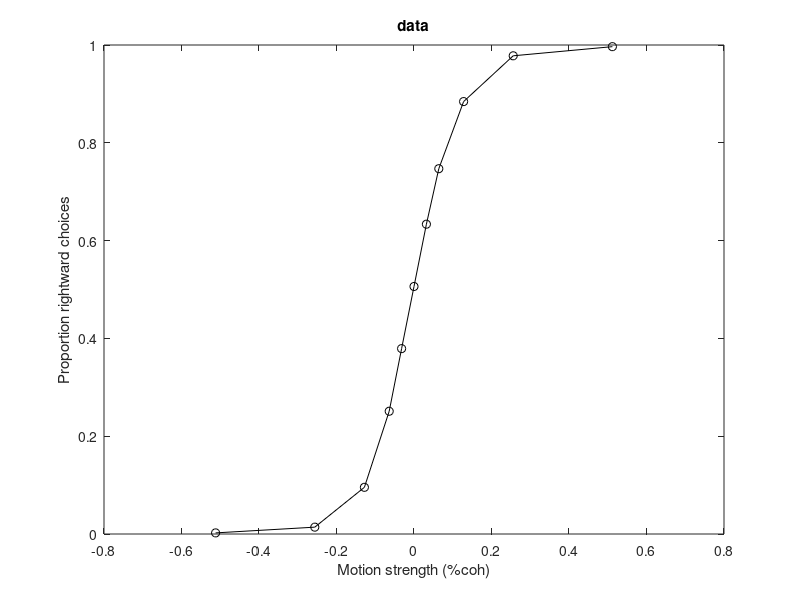

Recreate this plot in MATLAB. (Note: this script raises an error after producing the figure.)
% Tutorial on behavioral data analysis/modeling
% CRF : Hopkins-Janelia Bootcamp 2023


cd /Users/chris/Documents/Teaching/Bootcamp



%%  1.1 - load and plot some real monkey data

clear; close all
load dots_data

% 'data' is a struct with fields:
% direction : motion direction of the stimulus, 0/180 = right/left
% coherence : motion coherence (proportion of dots moving in the assigned dir)
% scoh : 'signed' coherence, where positive = rightward
% choice : animal's choice, 1=right, 0=left
% RT : reaction time, in seconds
% correct : 1=correct, 0=error

% create indexing (looping) variable
cohs = unique(data.scoh)

% preallocate 
pRight = nan(length(cohs),1);
n = nan(length(cohs),1);
for c = 1:length(cohs) % loop over signed coherence
    I = data.scoh==cohs(c); % find trials with w this particular coh
    n(c) = sum(I); % how many?
    pRight(c) = sum(I & data.choice==1) / n(c); % proportion of those trials where the choice was "right"
end
% % normally we'd want error bars, so here's the formula for standard error
% % of a proportion (derivation left as an exercise for the reader :)
% pRightSE = sqrt( (pRight.*(1-pRight)) ./ n );
% % but it's so tiny with this many trials, we can ignore it for now

figure; plot(cohs,pRight,'ko-');
title('data');
xlabel('Motion strength (%coh)');
ylabel('Proportion rightward choices');
changeAxesFontSize(gca,15,15);



%%  1.2 - descriptive model: logistic regression

% a first step is to quantify how the outcome, or dependent, variable
% (choice) varies as a function of the independent variable (coherence)

% For most outcome variables it is fine to use linear regression: y = mx+b!
% But proportions/probabilities are bounded at 0 and 1, so we use
% logistic regression: log(P/(1-P)) = mx+b
% or more commonly, logit(P) = beta0 + beta1*x + ...

% logit is a synonym for log odds,
% odds is P/(1-P) (often used in betting, eg "4 to 1 odds" = 0.8 or 80% probability)
% so logit(P) = log(P/(1-P))

% The inverse of the logit function is the logistic function: 
% P = 1 / (1 + exp(-(beta_0 + beta1*x)))
% So you often see it written this way. This is how you'd actually
% calculate the probabilities given the beta terms.

% The simplest logistic regression model for a choice function (or 
% 'psychometric' function) has two parameters (betas):
% a slope and a bias (equiv to slope and intercept for linear reg)

% The slope term is just a constant multiplied by a single independent
% variable (here, coh), but you can build a logistic model with any number
% of explanatory variables, and their (nonlinear) interactions. It is a
% very flexible and powerful tool, part of a larger family of *generalized
% linear models* (GLMs) which you will likely learn more about later.

% (On your own you can check out any number of video tutorials online)


%%  1.3 - likelihood and binomial probability

% The best-fitting model is the one that maximizes the *likelihood* of the
% data given the model parameters

% Likelihood, P(data | model), is often calculated by assuming a particular
% parametric form of the probability distribution.

% Since our outcome variable is binary, the relevant distribution is the
% binomial distribution -- and if we are treating each trial as an
% independent event, we use the special case of the binomial dist for n=1,
% known as the Bernoulli distribution.

% For any a particular value of the slope and bias terms, the logistic
% model specifies the probability of a rightward choice (y) given a
% coherence (x).

% Using this model-based probability (P), the Likelihood of
% each trial is simply P if the choice was rightward (1), or 1-P if the
% choice was leftward (0).

% Let's make an initial guess for the parameters and calculate the
% single-trial likelihoods:
beta_0 = 0; % assume no bias
beta1 = 10; % random-ish guess
pR = nan(length(cohs),1);
for c = 1:length(cohs) % loop over signed coherence
    B = beta_0 + beta1*cohs(c);
    pR(c) = logistic(B);
end
figure; plot(cohs,pR,'ms-'); title('guess')
xlabel('Motion strength (%coh)');
ylabel('Proportion rightward choices');
changeAxesFontSize(gca,15,15);
% good enough!


% calculate Likelihoods
pR_model = nan(length(data.choice),1);
Lik = nan(length(data.choice),1);
for t = 1:length(data.choice) % loop over trials
    cohInd = data.scoh(t)==cohs;
    pR_model(t) = pR(cohInd);
    if data.choice(t)==1
        Lik(t) = pR_model(t);
    else
        Lik(t) = 1-pR_model(t);
    end
end
% (offline coding exercise: do this without a FOR loop)



%%
% a snapshot of what we've done:
['    scoh       choice      pR_model     Likelihood']
[data.scoh(1:10) data.choice(1:10) pR_model(1:10) Lik(1:10)]
% (in partuclar compare rows 3+4 vs. 5)


% The full likelihood for the  dataset would be the product of all the
% individual likelihoods (joint probability). This calculation is made much
% simpler if we take the log-likelihood. Then we can just sum them up, 
% because log turns products into sums.


%%  1.4 - optimization

% Now that we know how to calculate the Likelihood, we could write an
% optimization function that iteratively searches over values of slope
% and bias until the Likelihood is maximal -- this is the best-fitting
% model

% Fortunately Matlab has done that for us in a very simple package, one
% that can be used for much more complicated models than just the
% 2-parameter logistic so it is worth knowing. It's called glmfit.

X = data.scoh; 
y = data.choice;
    % NOTE that we are not fitting the proportions, we are fitting
    % individual trials! This is more powerful and accurate.
[Beta, ~, stats] = glmfit(X, y, 'binomial');
% (for afficionados: glmfit automatically includes a 'column of zeroes'
% in the design matrix X, to estimate the bias term)


Beta
% Beta is a two-vector with [beta0, beta1] or [bias, slope]
% Notice the bias is almost zero. The slope is in units that are not
% intuitive, because remember it's logit(P) = slope*x + bias
% but it's still true that the higher the number the steeper the slope

%%

% to plot our best fitting model vs. the data points, can use glmval to
% give the model-based probability of rightward given the params:

figure; set(gcf,'Color',[1 1 1],'Position',[300 500 1000 450]);
title('logistic fit')
yVals = glmval(Beta,cohs,'logit');
subplot(1,2,1); plot(cohs,pRight,'ko');
hold on; plot(cohs,yVals,'r*');
xlabel('Motion strength (%coh)');
ylabel('Proportion rightward choices');
changeAxesFontSize(gca,15,15);

% even better, when you have a model you can generate smooth curves by
% interpolating your X values:
cohsInterp = cohs(1):0.001:cohs(end);
yVals = glmval(Beta,cohsInterp,'logit');
subplot(1,2,2); plot(cohs,pRight,'ko');
hold on; plot(cohsInterp,yVals,'r-');
xlabel('Motion strength (%coh)');
ylabel('Proportion rightward choices');
changeAxesFontSize(gca,15,15);



%%  1.5 - sidebar: comparing accuracy alone can be misleading

clearvars -except cohs
close all
clc

ntrials = 50000;

% errors can occur because of bias, or because of signal-to-noise
% (sensitivity, measured by the slope)

% simulate some data with large slope but also large bias
Beta2 = [2.5 18]';
scoh = nan(ntrials,1);
choice = nan(ntrials,1);
for t = 1:ntrials
    scoh(t) = randsample(cohs,1,'true');
    P = glmval(Beta2,scoh(t),'logit');
    choice(t) = binornd(1,P);
end
correct = zeros(ntrials,1);
correct(scoh>0 & choice==1) = 1;
correct(scoh<0 & choice==0) = 1;
correct(scoh==0) = randn>0;
pctCorr1 = sum(correct)/ntrials

% plot
pRight1 = nan(length(cohs),1);
n = nan(length(cohs),1);
for c = 1:length(cohs)
    I = scoh==cohs(c);
    n(c) = sum(I);
    pRight1(c) = sum(I & choice==1) / n(c);
end
figure(5); clf;
plot(cohs,pRight1(:,1),'ko-');
xlabel('Motion strength (%coh)');
ylabel('Proportion rightward choices');
changeAxesFontSize(gca,15,15);



% now simulate unbiased choices but with lower slope (less sensitivity)
Beta2 = [0 8]';
scoh = nan(ntrials,1);
choice = nan(ntrials,1);
for t = 1:ntrials
    scoh(t) = randsample(cohs,1,'true');
    P = glmval(Beta2,scoh(t),'logit');
    choice(t) = binornd(1,P);
end
correct = zeros(ntrials,1);
correct(scoh>0 & choice==1) = 1;
correct(scoh<0 & choice==0) = 1;
correct(scoh==0) = randn>0;
pctCorr2 = sum(correct)/ntrials

% plot
pRight2 = nan(length(cohs),1);
n = nan(length(cohs),1);
for c = 1:length(cohs)
    I = scoh==cohs(c); 
    n(c) = sum(I);
    pRight2(c) = sum(I & choice==1) / n(c);
end
figure(5); hold on; plot(cohs,pRight2(:,1),'bs-');
changeAxesFontSize(gca,15,15);


% accuracy (percent correct) will be about the same, but clearly this
% does not tell the whole story



%% signal-detection theory (SDT)

clear scoh
ntrials = 50000;

% Our logistic model is nice but merely descriptive. It describes average
% behavior over ensembles of trials (a given set of independent variables),
% but we want to know how the brain makes a decision on a single trial.
% For this we need a mechanistic or 'process' model.

% (Sometimes this is described is a 'generative' model, but that term is
% used differently in some areas of research)

% In SDT, a stimulus is said to give rise to a noisy 'observation' or
% measurement (in the brain). You can think of it as something like the
% number of spikes in a population of neurons over a given time interval.
% (This makes most sense for detecting a faint signal embedded in noise;
% in the case of discriminating or categorizing stimuli (eg Left/Right)
% it's better to think of the observation as the difference in spike counts 
% between two populations, one selective for Right and the other for Left)

% The observation is thus a random variable with some distribution. Let's
% assume Gaussian, with mean proportional to the stimulus strength (coh).
% For simplicity we'll assume the standard deviation is a constant

k = 8; % proportionality constant converting coh to the mean of the signal distribution
sigma = 1; % s.d. of the signal distribution 
scoh = nan(ntrials,1);
obs = nan(ntrials,1);
choice = nan(ntrials,1);
for t = 1:ntrials
    scoh(t) = randsample(cohs,1,'true');
    mu = k*scoh(t);
    obs(t) = normrnd(mu, sigma);
    
    % SDT also involves a criterion:
    % if the obs is greater than the criterion you make a certain choice.
    % because coherence is signed, the obvious criterion is simply zero; if 
    % greater than zero, choose Right, else choose Left
    if obs(t)>0
        choice(t)=1;
    else
        choice(t)=0;
    end
end
pRight = nan(length(cohs),1);
n = nan(length(cohs),1);
for c = 1:length(cohs)
    I = scoh==cohs(c);
    n(c) = sum(I);
    pRight(c) = sum(I & choice==1) / n(c);
end
figure(6); clf;
plot(cohs,pRight,'go-');
xlabel('Motion strength (%coh)');
ylabel('Proportion rightward choices');
title('simulated data: SDT');
changeAxesFontSize(gca,15,15);


% For today we'll stop at stimulation, but this model could be fit to data
% and used to generate hypotheses about the neural basis of signal, noise,
% and criterion. 

% So although it still seems rather abstract, SDT was among the first
% generative/process models for perception that could be  translated into a
% so-called 'linking hypothesis'; this was arguably the genesis of
% (sensory) systems neuroscience

% (BACK TO SLIDES)





%% what if we want to explain more than just the choice?

% Often we measure some other aspect of behavior and ask whether it arises 
% from the same process in the brain. If so, our process model should be
% able to explain both variables. A good example is choice + response time. 

clear; close all
load dots_data

cohs = unique(data.scoh);
pRight = nan(length(cohs),1);
meanRT = nan(length(cohs),1);
n = nan(length(cohs),1);
for c = 1:length(cohs) % loop over signed coherence
    I = data.scoh==cohs(c); % find trials with w this particular coh
    n(c) = sum(I); % how many?
    pRight(c) = sum(I & data.choice==1) / n(c); % proportion of those trials where the choice was "right"
    meanRT(c) = mean(data.RT(I));
    % % again we should always consider (and plot) error/dispersion in data
    % % (standard errors or confidence intervals), which for RT would be:
    % RTse(c) = std(data.RT(I))/sqrt(n(c)); ...
    % % but we'll ignore it for this exercise
end

figure; set(gcf,'Color',[1 1 1],'Position',[300 500 450 600]);
title('data: choice + RT');

subplot(2,1,1); plot(cohs,pRight,'bo-');
xlabel('Motion strength (%coh)'); ylabel('Proportion rightward choices');
changeAxesFontSize(gca,15,15);

subplot(2,1,2); plot(cohs,meanRT(:,1),'ro-');
xlabel('Motion strength (%coh)'); ylabel('Reaction time (ms)');
changeAxesFontSize(gca,15,15);

%% what kind of process can explain choice + RT?

% SDT has no explicit time dimension and thus cannot explain RT

% So we turn to bounded evidence accumulation,
% e.g. the drift-diffusion model (DDM)

% Let's simulate it.

% The model has at least two, and usually three parameters 
% (play around with these to see their effects)
k = 0.3; % 'drift rate' or sensitivity term: a constant converting stimulus strength into units of 'momentary' evidence
B = 25; % height of the bound, or threshold, for decision termination
Tnd = 300; % non-decision time: sensory and motor delays distinct from the decision process
% ^ or this can be expressed as a distribution, ie assumed o vary across trials (more natural but adds free param(s))
% and:
% this is sometimes a 4th free parameter but for simplicty we fix it to 1
sigma = 1; % standard deviation of momentary evidence


ntrials = 50000;

data = simDDM_simple_forBootcamp(ntrials,k,sigma,B,Tnd);
% (walk through it, if there's time)



%% an important step in any modeling effort: PARAMETER RECOVERY

% Of course we want to do more than just simulate data that look reasonable.
% We want to actually *fit* our process model to the data.  Why?
% (1) to verify that the model is a reasonable one
% (2) to compare goodness of fit across different candidate models
% (3) to compare fitted parameters across conditions/subjects and thereby
%     generate hypotheses as to what might differ

% But before we can trust our model fits, we should check that
% our experiment and fitting code are capable, in principle, of correctly
% arriving at the 'ground truth'. To do this we can generate fake data
% by SIMULATING the model (in which case obviously we know the ground truth
% aka the generative parameters), then FIT the fake data to try and recover
% those params.

% (for more see e.g. Wilson & Collins 2019,
% Ten simple rules for the computational modeling of behavioral data
% https://github.com/AnneCollins/TenSimpleRulesModeling/ )


%%
% As with the logistic, we need an expression for the likelihood: the
% probability of observing the data given a set of model params.

% Choice is still just a binary outcome and hence Bernoulli distributed.
% But what is the expected pRight for each coherence? And there's no
% a priori reason to assert any particular distribution for RT.

% This is where process models differ from descriptive: we need the
% probability density of these variables under the model. This can be 
% generated by simulation, but that's very slow when we want to iterate 
% many times, as we need to do for optimization.

% Luckily smart folks have derived closed-form expressions for pRight (it
% happens to be a logistic function of drift rate times bound!), and
% RT (not intuitively obvious), at least for simple DDMs.

% These are: 
% pRight = 1 / (1 + exp(-2*k*C*B)) % (look familiar?)
% meanRT = B/k*C * tanh(k*C*B)

% See Shadlen et al. 2006 for the derivations.

guess = [k B Tnd]; % assumes sigma=1
[fit,~] = Dots_fitDDM_1D_noConf(guess,data.scoh,data.choice,round(data.RT*1000)); % convert RT back to ms, for legacy reasons
subplot(2,1,1); title('simulated data with DDM fit');

% compare generative and fitted params:
[k fit(1) ; B fit(2) ; Tnd fit(3)]

% nice!

% (NOTE the cool thing is that the above equations, used in the fitting
% routine, appear nowhere in the simulation code. All the simulation does
% is generate Gaussian random numbers and sum them up. The analytical
% solutions then are able to fit and recover the generative parameters.)


%% now that we've proven we can recover generative params, let's fit the real data

clear; close all
load dots_data

% guess = [1 10 500]; % cheating a bit since I know the fitted params...
guess = [1 10 500]; % ...but turns out these don't have to be very close at all
[fit,~] = Dots_fitDDM_1D_noConf(guess,data.scoh,data.choice,round(data.RT*1000));
subplot(2,1,1); title('real data with DDM fit');
k = fit(1)
B = fit(2)
Tnd = fit(3)

% seems pretty good except for RTs at low coh -- something to make a new
% hypothesis about? or tweak the model to better explain it?


% BACK TO SLIDES (if time): more on "why do we care?"




%% (if time) another kind of behavioral modeling: RL and bandit-type tasks

clear

% Pull up Wilson & Collins 2019, but explaining Rescorla-Wagner etc
% will have to be elsewhere, or on your own.

T = 100; % num trials
mu = [0.2 0.8]; % reward probabilities
alpha = 0.05; % learning rate
beta = 5; % inverse temperature

[choice, ~] = simulate_M3RescorlaWagner_v1(T, mu, alpha, beta);

win = 10; % window width for smoothing choice probabilities
convKernel = fspecial('average', [1 win]);
chSmooth = conv(convKernel,choice);
chSmooth = chSmooth(win/2:end-win);

% plot the learning curve
figure; plot(chSmooth);
ylim([0.9 2.1]);
xlabel('Trials');
ylabel('Choices (smoothed): 2 is ''correct''')
title('learning curve');



%% now try non-stationary bandit

T = 1000; % num trials
mu = [0.3 0.7]; % reward probabilities
alpha = 0.1; % learning rate
beta = 5; % inverse temperature
swProb = 0.01; % probability of switching Mu's 

[choice, rew, Mu] = simulate_M3RescorlaWagner_nonStationary(T, mu, alpha, beta, swProb);

win = 10; % window width for smoothing choice probabilities
convKernel = fspecial('average', [1 win]);
chSmooth = conv(convKernel,choice);
chSmooth = chSmooth(win/2:end-win/2);

figure;
[AX,H1,H2] = plotyy(1:T,chSmooth,1:T,Mu);
set(H1,'color','blue');
set(H2,'color','green','LineWidth',2)
ylim([0.9 2.1]);
xlabel('Trials');
ylabel('Choices (smoothed)')
 
% see also:
% Bari, B. A. et al. Stable Representations of Decision Variables
% for Flexible Behavior. Neuron 103, 922-933.e7 (2019).
  


%% more cool new stuff to play with on your own:

% https://pubmed.ncbi.nlm.nih.gov/33412101/
% https://github.com/nicholas-roy/PsyTrack










